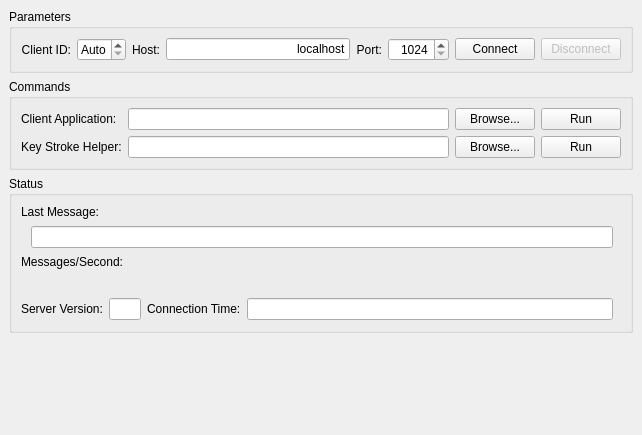
<ui version="4.0" >
 <class>ConnectionWidget</class>
 <widget class="QWidget" name="ConnectionWidget" >
  <property name="geometry" >
   <rect>
    <x>0</x>
    <y>0</y>
    <width>642</width>
    <height>435</height>
   </rect>
  </property>
  <property name="windowTitle" >
   <string>Connection Display</string>
  </property>
  <layout class="QVBoxLayout" >
   <property name="spacing" >
    <number>6</number>
   </property>
   <property name="margin" >
    <number>9</number>
   </property>
   <item>
    <widget class="QGroupBox" name="groupBox" >
     <property name="title" >
      <string>Parameters</string>
     </property>
     <property name="flat" >
      <bool>true</bool>
     </property>
     <layout class="QHBoxLayout" >
      <property name="spacing" >
       <number>6</number>
      </property>
      <property name="margin" >
       <number>9</number>
      </property>
      <item>
       <widget class="QLabel" name="label" >
        <property name="sizePolicy" >
         <sizepolicy vsizetype="Preferred" hsizetype="Minimum" >
          <horstretch>0</horstretch>
          <verstretch>0</verstretch>
         </sizepolicy>
        </property>
        <property name="text" >
         <string>Client ID:</string>
        </property>
        <property name="alignment" >
         <set>Qt::AlignRight|Qt::AlignTrailing|Qt::AlignVCenter</set>
        </property>
       </widget>
      </item>
      <item>
       <widget class="QSpinBox" name="clientIdSpin" >
        <property name="alignment" >
         <set>Qt::AlignRight</set>
        </property>
        <property name="specialValueText" >
         <string>Auto</string>
        </property>
        <property name="minimum" >
         <number>-1</number>
        </property>
        <property name="maximum" >
         <number>999</number>
        </property>
        <property name="value" >
         <number>-1</number>
        </property>
       </widget>
      </item>
      <item>
       <widget class="QLabel" name="label" >
        <property name="sizePolicy" >
         <sizepolicy vsizetype="Preferred" hsizetype="Minimum" >
          <horstretch>0</horstretch>
          <verstretch>0</verstretch>
         </sizepolicy>
        </property>
        <property name="text" >
         <string>Host:</string>
        </property>
       </widget>
      </item>
      <item>
       <widget class="QLineEdit" name="hostNameEdit" >
        <property name="sizePolicy" >
         <sizepolicy vsizetype="Fixed" hsizetype="Minimum" >
          <horstretch>1</horstretch>
          <verstretch>0</verstretch>
         </sizepolicy>
        </property>
        <property name="text" >
         <string>localhost</string>
        </property>
        <property name="alignment" >
         <set>Qt::AlignRight</set>
        </property>
       </widget>
      </item>
      <item>
       <widget class="QLabel" name="label" >
        <property name="sizePolicy" >
         <sizepolicy vsizetype="Preferred" hsizetype="Minimum" >
          <horstretch>0</horstretch>
          <verstretch>0</verstretch>
         </sizepolicy>
        </property>
        <property name="text" >
         <string>Port:</string>
        </property>
        <property name="alignment" >
         <set>Qt::AlignRight|Qt::AlignTrailing|Qt::AlignVCenter</set>
        </property>
       </widget>
      </item>
      <item>
       <widget class="QSpinBox" name="portNumberSpin" >
        <property name="alignment" >
         <set>Qt::AlignRight</set>
        </property>
        <property name="minimum" >
         <number>1024</number>
        </property>
        <property name="maximum" >
         <number>65536</number>
        </property>
       </widget>
      </item>
      <item>
       <widget class="QPushButton" name="connectButton" >
        <property name="text" >
         <string>Connect</string>
        </property>
        <property name="icon" >
         <iconset resource="../../lib/widgets/profit.qrc" >
          <normaloff>:/images/icons/connect_established.png</normaloff>:/images/icons/connect_established.png</iconset>
        </property>
       </widget>
      </item>
      <item>
       <widget class="QPushButton" name="disconnectButton" >
        <property name="enabled" >
         <bool>false</bool>
        </property>
        <property name="text" >
         <string>Disconnect</string>
        </property>
        <property name="icon" >
         <iconset resource="../../lib/widgets/profit.qrc" >
          <normaloff>:/images/icons/connect_no.png</normaloff>:/images/icons/connect_no.png</iconset>
        </property>
       </widget>
      </item>
     </layout>
    </widget>
   </item>
   <item>
    <widget class="QGroupBox" name="groupBox" >
     <property name="title" >
      <string>Commands</string>
     </property>
     <property name="flat" >
      <bool>true</bool>
     </property>
     <layout class="QGridLayout" >
      <property name="margin" >
       <number>9</number>
      </property>
      <property name="spacing" >
       <number>6</number>
      </property>
      <item row="0" column="3" >
       <widget class="QLineEdit" name="brokerCommandEdit" />
      </item>
      <item row="2" column="3" >
       <widget class="QLineEdit" name="keyHelperCommandEdit" />
      </item>
      <item row="2" column="1" >
       <widget class="QLabel" name="label" >
        <property name="sizePolicy" >
         <sizepolicy vsizetype="Preferred" hsizetype="Minimum" >
          <horstretch>0</horstretch>
          <verstretch>0</verstretch>
         </sizepolicy>
        </property>
        <property name="text" >
         <string>Key Stroke Helper:</string>
        </property>
       </widget>
      </item>
      <item row="0" column="1" >
       <widget class="QLabel" name="label" >
        <property name="sizePolicy" >
         <sizepolicy vsizetype="Preferred" hsizetype="Minimum" >
          <horstretch>0</horstretch>
          <verstretch>0</verstretch>
         </sizepolicy>
        </property>
        <property name="text" >
         <string>Client Application:</string>
        </property>
       </widget>
      </item>
      <item row="0" column="5" >
       <widget class="QPushButton" name="brokerCommandRunButton" >
        <property name="text" >
         <string>Run</string>
        </property>
        <property name="icon" >
         <iconset resource="../../lib/widgets/profit.qrc" >
          <normaloff>:/images/icons/run.png</normaloff>:/images/icons/run.png</iconset>
        </property>
       </widget>
      </item>
      <item row="2" column="5" >
       <widget class="QPushButton" name="keyHelperCommandRunButton" >
        <property name="text" >
         <string>Run</string>
        </property>
        <property name="icon" >
         <iconset resource="../../lib/widgets/profit.qrc" >
          <normaloff>:/images/icons/run.png</normaloff>:/images/icons/run.png</iconset>
        </property>
       </widget>
      </item>
      <item row="0" column="4" >
       <widget class="QPushButton" name="brokerCommandSelectButton" >
        <property name="text" >
         <string>Browse...</string>
        </property>
       </widget>
      </item>
      <item row="2" column="4" >
       <widget class="QPushButton" name="keyHelperCommandSelectButton" >
        <property name="text" >
         <string>Browse...</string>
        </property>
       </widget>
      </item>
     </layout>
    </widget>
   </item>
   <item>
    <widget class="QGroupBox" name="groupBox" >
     <property name="title" >
      <string>Status</string>
     </property>
     <property name="flat" >
      <bool>true</bool>
     </property>
     <layout class="QVBoxLayout" >
      <property name="spacing" >
       <number>6</number>
      </property>
      <property name="margin" >
       <number>9</number>
      </property>
      <item>
       <layout class="QVBoxLayout" >
        <property name="spacing" >
         <number>6</number>
        </property>
        <property name="margin" >
         <number>0</number>
        </property>
        <item>
         <widget class="QLabel" name="label" >
          <property name="text" >
           <string>Last Message:</string>
          </property>
         </widget>
        </item>
        <item>
         <layout class="QHBoxLayout" >
          <property name="spacing" >
           <number>6</number>
          </property>
          <property name="margin" >
           <number>0</number>
          </property>
          <item>
           <spacer>
            <property name="orientation" >
             <enum>Qt::Horizontal</enum>
            </property>
            <property name="sizeType" >
             <enum>QSizePolicy::Fixed</enum>
            </property>
            <property name="sizeHint" stdset="0" >
             <size>
              <width>10</width>
              <height>24</height>
             </size>
            </property>
           </spacer>
          </item>
          <item>
           <widget class="QLineEdit" name="lastMessageEdit" >
            <property name="focusPolicy" >
             <enum>Qt::NoFocus</enum>
            </property>
            <property name="frame" >
             <bool>true</bool>
            </property>
            <property name="readOnly" >
             <bool>true</bool>
            </property>
           </widget>
          </item>
          <item>
           <spacer>
            <property name="orientation" >
             <enum>Qt::Horizontal</enum>
            </property>
            <property name="sizeType" >
             <enum>QSizePolicy::Fixed</enum>
            </property>
            <property name="sizeHint" stdset="0" >
             <size>
              <width>8</width>
              <height>24</height>
             </size>
            </property>
           </spacer>
          </item>
         </layout>
        </item>
       </layout>
      </item>
      <item>
       <layout class="QVBoxLayout" >
        <property name="spacing" >
         <number>6</number>
        </property>
        <property name="margin" >
         <number>0</number>
        </property>
        <item>
         <widget class="QLabel" name="label" >
          <property name="text" >
           <string>Messages/Second:</string>
          </property>
          <property name="alignment" >
           <set>Qt::AlignLeading|Qt::AlignLeft|Qt::AlignTop</set>
          </property>
         </widget>
        </item>
        <item>
         <widget class="QwtThermo" name="rateThermo" >
          <property name="sizePolicy" >
           <sizepolicy vsizetype="Fixed" hsizetype="Minimum" >
            <horstretch>0</horstretch>
            <verstretch>0</verstretch>
           </sizepolicy>
          </property>
          <property name="alarmColor" >
           <color>
            <red>200</red>
            <green>100</green>
            <blue>100</blue>
           </color>
          </property>
          <property name="alarmEnabled" >
           <bool>true</bool>
          </property>
          <property name="alarmLevel" >
           <double>180.000000000000000</double>
          </property>
          <property name="scalePosition" >
           <enum>QwtThermo::BottomScale</enum>
          </property>
          <property name="borderWidth" >
           <number>1</number>
          </property>
          <property name="fillColor" >
           <color>
            <red>100</red>
            <green>200</green>
            <blue>100</blue>
           </color>
          </property>
          <property name="maxValue" >
           <double>200.000000000000000</double>
          </property>
          <property name="pipeWidth" >
           <number>4</number>
          </property>
          <property name="value" >
           <double>195.000000000000000</double>
          </property>
         </widget>
        </item>
       </layout>
      </item>
      <item>
       <spacer>
        <property name="orientation" >
         <enum>Qt::Vertical</enum>
        </property>
        <property name="sizeType" >
         <enum>QSizePolicy::Minimum</enum>
        </property>
        <property name="sizeHint" stdset="0" >
         <size>
          <width>438</width>
          <height>16</height>
         </size>
        </property>
       </spacer>
      </item>
      <item>
       <layout class="QHBoxLayout" >
        <property name="spacing" >
         <number>6</number>
        </property>
        <property name="margin" >
         <number>0</number>
        </property>
        <item>
         <widget class="QLabel" name="label" >
          <property name="sizePolicy" >
           <sizepolicy vsizetype="Preferred" hsizetype="Minimum" >
            <horstretch>0</horstretch>
            <verstretch>0</verstretch>
           </sizepolicy>
          </property>
          <property name="text" >
           <string>Server Version:</string>
          </property>
         </widget>
        </item>
        <item>
         <widget class="QLineEdit" name="serverVersionEdit" >
          <property name="sizePolicy" >
           <sizepolicy vsizetype="Fixed" hsizetype="Expanding" >
            <horstretch>1</horstretch>
            <verstretch>0</verstretch>
           </sizepolicy>
          </property>
          <property name="maximumSize" >
           <size>
            <width>32</width>
            <height>16777215</height>
           </size>
          </property>
          <property name="readOnly" >
           <bool>true</bool>
          </property>
         </widget>
        </item>
        <item>
         <widget class="QLabel" name="label" >
          <property name="sizePolicy" >
           <sizepolicy vsizetype="Preferred" hsizetype="Minimum" >
            <horstretch>0</horstretch>
            <verstretch>0</verstretch>
           </sizepolicy>
          </property>
          <property name="text" >
           <string>Connection Time:</string>
          </property>
         </widget>
        </item>
        <item>
         <widget class="QLineEdit" name="connectionTimeEdit" >
          <property name="sizePolicy" >
           <sizepolicy vsizetype="Fixed" hsizetype="Expanding" >
            <horstretch>3</horstretch>
            <verstretch>0</verstretch>
           </sizepolicy>
          </property>
          <property name="frame" >
           <bool>true</bool>
          </property>
          <property name="readOnly" >
           <bool>true</bool>
          </property>
         </widget>
        </item>
        <item>
         <spacer>
          <property name="orientation" >
           <enum>Qt::Horizontal</enum>
          </property>
          <property name="sizeType" >
           <enum>QSizePolicy::Fixed</enum>
          </property>
          <property name="sizeHint" stdset="0" >
           <size>
            <width>8</width>
            <height>24</height>
           </size>
          </property>
         </spacer>
        </item>
       </layout>
      </item>
     </layout>
    </widget>
   </item>
   <item>
    <spacer>
     <property name="orientation" >
      <enum>Qt::Vertical</enum>
     </property>
     <property name="sizeHint" stdset="0" >
      <size>
       <width>16</width>
       <height>16</height>
      </size>
     </property>
    </spacer>
   </item>
  </layout>
 </widget>
 <customwidgets>
  <customwidget>
   <class>QwtThermo</class>
   <extends>QWidget</extends>
   <header>qwt_thermo.h</header>
  </customwidget>
 </customwidgets>
 <resources>
  <include location="../../lib/widgets/profit.qrc" />
 </resources>
 <connections/>
</ui>
